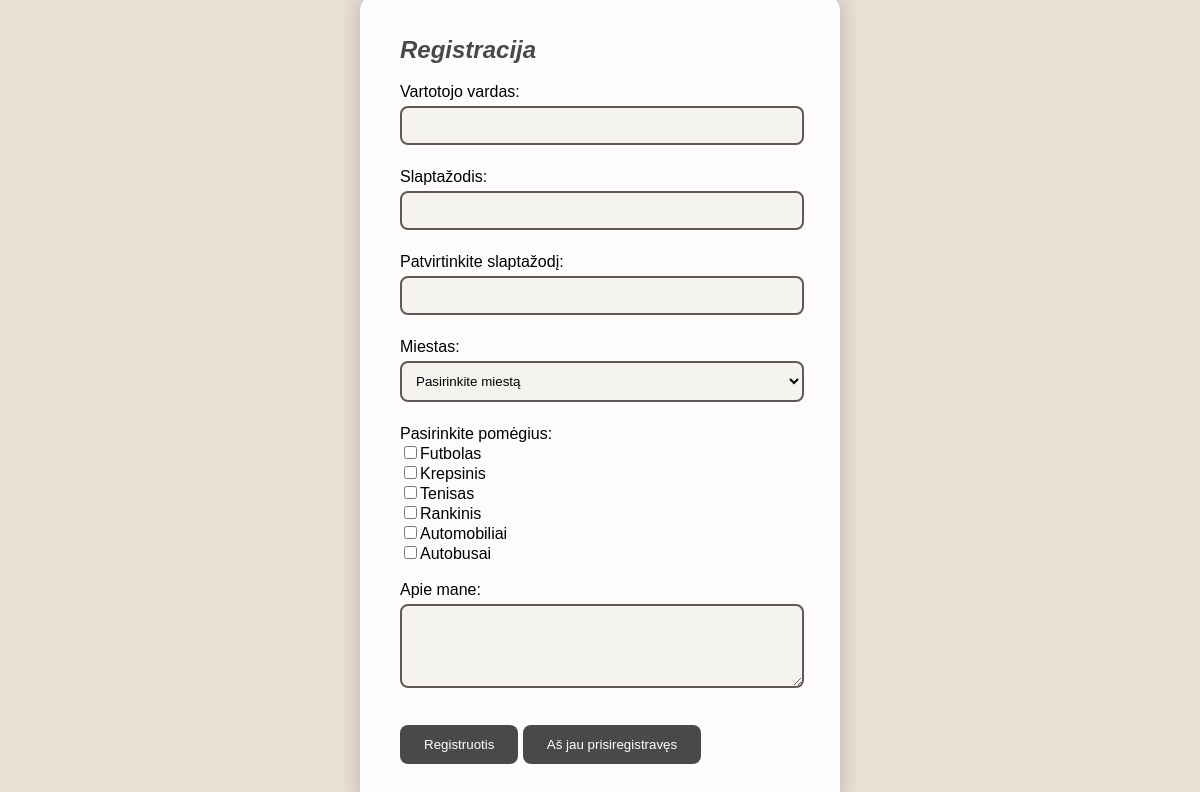
/register.php, run on the app's committed database.
### tables this page shows
CREATE TABLE `hobbies` (
  `id` int(11) NOT NULL,
  `name` varchar(255) NOT NULL
);

### register.php (the view, shortened to what this page needs)
<!DOCTYPE html>
<html lang="en">
<head>
    <link rel="stylesheet" href="styles.css">
</head>
<body>
    <div class="container">
        <h2>Registracija</h2>
        <form action="register.php" method="post">
            <label for="person_username">Vartotojo vardas:</label><br>
            <input type="text" id="person_username" name="person_username" required><br><br>
            <label for="person_password">Slaptažodis:</label><br>
            <input type="password" id="person_password" name="person_password" required><br><br>
            <label for="verify_password">Patvirtinkite slaptažodį:</label><br>
            <input type="password" id="verify_password" name="verify_password" required><br><br>
            <label for="city">Miestas:</label><br>
            <select id="city" class="miestas" name="city" required>
                <option value="" selected disabled>Pasirinkite miestą</option>
                <?php
                $db = new Database();
                $conn = $db->getConnection();
                ?>
            </select><br><br>
            <label for="hobby">Pasirinkite pomėgius:</label><br>
            <?php
            $sql = "SELECT * FROM hobbies";
            $result = $conn->query($sql);
            while ($row = $result->fetch_assoc()) {
                echo '<input type="checkbox" id="hobby'.$row['id'].'" name="hobby[]" value="'.$row['id'].'">';
                echo '<label for="hobby'.$row['id'].'">'.$row['name'].'</label><br>';
            }
            ?><br>
            <label for="about_me">Apie mane:</label><br>
            <textarea id="about_me" name="about_me" rows="4" cols="50" required></textarea><br><br>
            <input type="submit" value="Registruotis">
            <input type="button" value="Aš jau prisiregistravęs" onclick="window.location.href='index.php';">
        </form>
    </div>
</body>
</html>

### styles.css (style rules this page uses)
body { font-family: Arial, sans-serif; background-color: #e8dfd5; margin: 0; padding: 0; display: flex; justify-content: center; align-items: center; height: 100vh; background-image: url('https://i.pinimg.com/originals/1b/45/63/1b456377a9dce67a7dc3630260aa7572.gif'); background-size: cover; background-repeat: no-repeat; }
.container { width: 400px; padding: 20px 40px; background-color: rgba(255, 255, 255, 0.9); border: 1px solid #ccc; border-radius: 15px; box-shadow: 0 0 20px rgba(0, 0, 0, 0.2); }
h2 { color: #4a4848; font-family: Arial, sans-serif; font-style: italic; }
form { margin-bottom: 20px; }
input[type="text"], input[type="password"], select, textarea { width: calc(100% - 20px); padding: 10px; margin: 5px 0px; border: 2px solid #615858; border-radius: 8px; font-family: Arial, sans-serif; background-color: #f5f3f0; }
input[type="submit"], input[type="button"] { width: auto; padding: 12px 24px; margin-top: 10px; background-color: #4a4848; color: #fff; border: none; border-radius: 8px; cursor: pointer; font-family: Arial, sans-serif; transition: background-color 0.3s ease; }

### register.php (style rules this page uses)
.miestas { width: 101%; }

### data on the page
hobbies: name "Futbolas"
hobbies: name "Krepsinis"
hobbies: name "Tenisas"
hobbies: name "Rankinis"
hobbies: name "Automobiliai"
hobbies: name "Autobusai"
